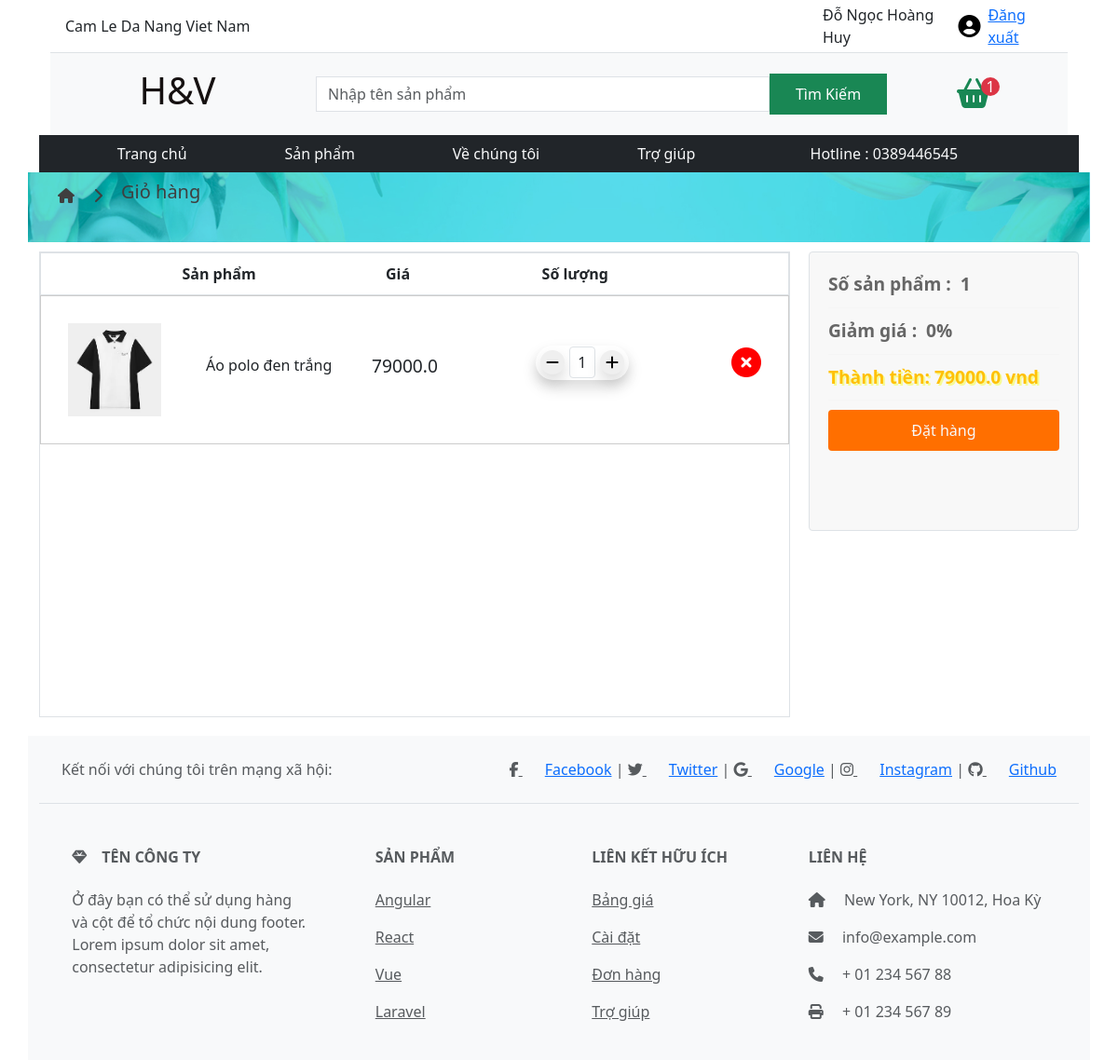
Page /cart/ (signed in) on the committed database.
### myshop/models.py (models this page shows, shortened)
class Customer(models.Model):
    user = models.OneToOneField(User, on_delete=models.CASCADE, null=True, blank=True)
    name = models.CharField(max_length=200, null=True)
    phone = models.CharField(max_length=20, blank=True, null=True)
    email = models.CharField(max_length=255, blank=True, null=True)
    address = models.CharField(max_length=255, blank=True, null=True)

class CartItem(models.Model):
    cart = models.ForeignKey(Cart, on_delete=models.CASCADE)
    product = models.ForeignKey(Product, on_delete=models.CASCADE)
    quantity = models.PositiveIntegerField(default=1)

class Product(models.Model):
    name = models.CharField(max_length=200, null=True)
    price = models.IntegerField()
    image = models.ImageField(upload_to='product/images/')
    category = models.CharField(max_length=100 ,null=True)
    description = models.CharField(max_length=200, null=True)

### myshop/views.py (the view, shortened to what this page needs)
# urls.py: path('cart/', views.cart, name='cart_detail'),
def cart(request):
    customer = Customer.objects.get(user=request.user)  # Lấy thông tin khách hàng dựa trên người dùng hiện tại
    if request.user.is_authenticated:
        cart, created = Cart.objects.get_or_create(user=request.user)
        items = cart.cartitem_set.all()
        total_price = 0
        total_quality = 0
        discount = 0
        for item in items:
            total_price += item.product.price * item.quantity
            total_quality += item.quantity
            if total_quality >= 5 :
                discount = 10
                total_price = (total_price*0.9)
        context = {
            'customer':customer,
            'items': items,
            'total_price': total_price,
            'total_quality':total_quality,
            'discount':discount,
            'search_form' : search_form,
        }
        return render(request, 'cart.html', context)
    else:
        messages.error(request, "Vui lòng đăng nhập để thêm sản phẩm vào giỏ hàng.")
        return redirect('/login')

### myshop/forms.py
class ProductSearchForm(forms.Form):
    search_item = forms.CharField(label="", widget=forms.TextInput(attrs={'class': 'form-control rounded-0 search-input', 'placeholder': 'Nhập tên sản phẩm'}))

### templates/cart.html (shortened to what this page needs)
<!DOCTYPE html>
{% extends "base.html"%}
{% load static %}
{% block content%}
<div class=" banner0 container-lg  ">
    <div class="bannerinfos container-xxl d-flex">
        <i class="fa-solid fa-house fa-xxl"></i>
        <i class="fa-solid fa-chevron-right"></i>
        <h5>Giỏ hàng</h5>
    </div>
</div>
<div class="container-lg d-flex justify-content-center accordion ">
    <div class="shopping-cart border">
        <div class="shopping-cart-title d-flex justify-content-evenly b-l border">
            <b style="margin-left: 50px;">Sản phẩm</b>
            <b class="ms-5">Giá</b>
            <b style="margin-left: 50px;">Số lượng</b>
        </div>
        {% for item in items %}
        <div class="shopping-cart-items">
            <div class="shopping-cart-items-item">
                <div class="d-flex align-items-center gap-5" style="width: 240px;">
                   <img src="{{ item.product.image.url }}" alt="{{ item.product.name }}" style="width: 100px; height: auto;">
                    <div>
                        <h3 style="width: 160px; font-size: 1rem;">{{ item.product.name }}</h3>
                    </div>
                </div>
                <h2 style="width: 100px; font-size: 1.2rem;">{{ item.product.price }}</h2>
                <div class="quantity mb-3 d-flex justify-content-between align-items-center shadow me-4">
                    <form method="POST" action="{% url 'cart_detail' %}">
                        <button class="rounded-circle shadow border-0 " type="submit" name="action" value="minus"><i
                                class="fa-solid fa-minus"></i></button>
                    </form>
                    <p class="border rounded-1  d-1 p-1 m-0 w-50 text-center ">{{ item.quantity }}</p>
                    <form method="POST" action="{% url 'cart_detail' %}">
                        <button class="rounded-circle shadow border-0 " type="submit" name="action" value="plus"><i
                                class="fa-solid fa-plus"></i></button>
                    </form>
                </div>
                <form method="POST" action="{% url 'cart_detail' %}">
                    <button class="mb-3 border-0 bg-none cart-remove" type="submit" name="action" value="delete"><i
                            class="fa-solid fa-circle-xmark fa-2xl" style="color: #ff0000;"></i>
                    </button>
                </form>
            </div>
        </div>
        {% endfor %}
    </div>
    <div class="shopping-total d-flex border">
        <div class="d-flex justify-content-between">
            <span style="font-size:1.2rem ;">Số sản phẩm : &nbsp;{{total_quality}}</span>
        </div>
        <hr />
        <div class="d-flex justify-content-between">
            <span style="font-size:1.2rem ;"> Giảm giá : &nbsp;{{discount}}% </span>
        </div>
        <hr />
        <div class="d-flex justify-content-between">
            <b style="font-size:1.2rem ; text-shadow: 2px 2px 0px rgba(246, 255, 0, 0.402);"
                class="text-warning  ">Thành tiền: {{ total_price }} vnd</b>
        </div>
        <hr />
        {% if user.is_authenticated %}
        <button type="submit" class="order-button"> <a class="text-light text-decoration-none"
                href="{% url 'check_item' %}">Đặt
                hàng</a></button>
        {% else %}
        Vui lòng đăng nhập
        {% endif %}
    </div>
</div>
{% endblock %}

### templates/base.html (shortened to what this page needs)
<!DOCTYPE html>
{% load static %}
<html>
<head>
    <link rel="stylesheet" href="{% static 'css/carta.css' %}">
    <link rel="stylesheet" href="{% static 'css/cards.css' %}">
    <link rel="stylesheet" href="{% static 'css/banner.css' %}">
    <link rel="stylesheet" href="{% static './css/bootstrap.min.css' %}">
    <link rel="stylesheet" href="https://cdn.jsdelivr.net/npm/bootstrap@5.3.2/dist/css/bootstrap.min.css"
>
    <link rel="stylesheet" href="https://cdnjs.cloudflare.com/ajax/libs/font-awesome/6.5.1/css/all.min.css"
 />
</head>
<body>
    <div class=" bg-white container-fluid d-flex justify-content-center" style="z-index: 99999;">
        <div class="bg-white position-fixed container-lg" style=" z-index: 9999">
            <header class="container-fluid">
                <div class="container-lg ">
                    <div class="row border-bottom p-1">
                        <div class="col-7 d-flex align-items-center">
                            Cam Le Da Nang Viet Nam
                        </div>
                        <div class="col-2"></div>
                        <div class="col-3 d-flex align-items-center gap-2 justify-content-end">
                            {% if user.is_authenticated%}
                            {{customer.name}}
                            <a href="{% url 'user_profile'%}"><i class="fa-solid fa-circle-user fa-xl"
                                    style="color: #000000;"></i></a>
                            <a href="{% url 'logout' %}">Đăng xuất</a>
                            {% endif%}
                        </div>
                    </div>
                    <div class="row bg-light">
                        <h1 class="logo col-3 d-flex align-items-center justify-content-center p-3" style="background-image: url('https://encrypted-tbn0.gstatic.com/images?q=tbn:ANd9GcS4zgWZeN1iCZzOBwhwVOtX_4k857hMeMIbSn20oaQM2o6LSieiENsBNxWcG56o8cxMQSc&usqp=CAU');
                        background-clip:text;
                        color:transparent;
                        background-color:rgb(21, 16, 16);">
                        </h1>
                        <form class="col-7 d-flex align-items-center justify-content-center" method="get"
                            action="{% url 'search_results' %}">
                            {{ search_form.search_item }}
                            <button type="submit" class="btn btn-success rounded-0 h-50 w-25  ">Tìm Kiếm</button>
                        </form>
                        <div class="col-2 d-flex align-items-center justify-content-center">
                            <a class="border-0 " href="/cart/">
                                <i class="fas fa-shopping-basket fa-2x text-success"
                                    style="transition: color 0.3s;"></i>
                            </a>
                            <p class="position-relative  text-bg-danger text-center d-flex align-items-center justify-content-center    "
                                style="border-radius: 100%;width: 20px; height: 20px; left: -10px; ">{{total_quality }}
                            </p>
                        </div>
                    </div>
                </div>
            </header>
            <nav class="container-lg bg-dark p-2 m-0" style="z-index: 9999;">
                <div class="row justify-content-around  ">
                    <div class="col-sm-8 col-lg-8 d-flex justify-content-around ">
                        <a href="/" class="text-decoration-none text-light">Trang
                            chủ </a>
                        <a href="/product/" class="text-decoration-none text-light">Sản
                            phẩm</a>
                       <a href="{% url 'about' %}" class="text-decoration-none text-light">Về chúng tôi</a>
                       <a href="{% url 'help' %}" class="text-decoration-none text-light">Trợ giúp</a>
                    </div>
                    <div class="col-3 d-md-block d-none text-light d-flex justify-content-center ">
                        <p class=" m-0">Hotline : 0389446545</p>
                    </div>
                </div>
            </nav>
        </div>
    </div>
    <div class="d-flex justify-content-center flex-column">
        {% block content %} {% endblock %}
    </div>
    <footer class="text-center d-md-block d-none container-lg text-lg-start bg-body-tertiary text-muted">
        <section class="d-flex justify-content-center justify-content-lg-between p-4 border-bottom">
            <div class="me-5 d-none d-lg-block">
                <span>Kết nối với chúng tôi trên mạng xã hội:</span>
            </div>
            <div>
                <a href class="me-4 text-reset" >
                    <i class="fab fa-facebook-f"></i>
                    <a href="https://facebook.com/dongochoanghuy" target="_blank">Facebook</a> |
                </a>
                <a href class="me-4 text-reset">
                    <i class="fab fa-twitter"></i>
                    <a href="https://x.com/katyperry?s=09" target="_blank">Twitter</a> |
                </a>
                <a href class="me-4 text-reset">
                    <i class="fab fa-google"></i>
                     <a href="https://www.google.com/" target="_blank">Google</a>  |
                </a>
                <a href class="me-4 text-reset">
                    <i class="fab fa-instagram"></i>
                    <a href="https://www.instagram.com/dnh_hyy?igsh=MWJpcWcxbGcwb3E4MQ==" target="_blank">Instagram</a> |
                </a>
                <a href class="me-4 text-reset">
                    <i class="fab fa-github"></i>
                    <a href="https://github.com/" target="_blank">Github</a>
                </a>
            </div>
        </section>
        <section class>
            <div class="container text-center text-md-start mt-5">
                <div class="row mt-3">
                    <div class="col-md-3 col-lg-4 col-xl-3 mx-auto mb-4">
                        <h6 class="text-uppercase fw-bold mb-4">
                            <i class="fas fa-gem me-3"></i>Tên công ty
                        </h6>
                        <p>
                            Ở đây bạn có thể sử dụng hàng và cột để tổ chức
                            nội dung footer.
                            Lorem ipsum
                            dolor sit amet, consectetur adipisicing elit.
                        </p>
                    </div>
                    <div class="col-md-2 col-lg-2 col-xl-2 mx-auto mb-4">
                        <h6 class="text-uppercase fw-bold mb-4">
                            Sản phẩm
                        </h6>
                        <p>
                            <a href="#!" class="text-reset">Angular</a>
                        </p>
                        <p>
                            <a href="#!" class="text-reset">React</a>
                        </p>
                        <p>
                            <a href="#!" class="text-reset">Vue</a>
                        </p>
                        <p>
                            <a href="#!" class="text-reset">Laravel</a>
                        </p>
                    </div>
                    <div class="col-md-3 col-lg-2 col-xl-2 mx-auto mb-4">
                        <h6 class="text-uppercase fw-bold mb-4">
                            Liên kết hữu ích
                        </h6>
                        <p>
                            <a href="#!" class="text-reset">Bảng giá</a>
                        </p>
                        <p>
                            <a href="#!" class="text-reset">Cài đặt</a>
                        </p>
                        <p>
                            <a href="#!" class="text-reset">Đơn hàng</a>
                        </p>
                        <p>
                            <a href="#!" class="text-reset">Trợ giúp</a>
                        </p>
                    </div>
                    <div class="col-md-4 col-lg-3 col-xl-3 mx-auto mb-md-0 mb-4">
                        <h6 class="text-uppercase fw-bold mb-4">Liên hệ</h6>
                        <p><i class="fas fa-home me-3"></i> New York, NY
                            10012, Hoa Kỳ</p>
                        <p>
                            <i class="fas fa-envelope me-3"></i>
                            info@example.com
                        </p>
                        <p><i class="fas fa-phone me-3"></i> + 01 234 567
                            88</p>
                        <p><i class="fas fa-print me-3"></i> + 01 234 567
                            89</p>
                    </div>
                </div>
            </div>
        </section>
    </footer>
</body>
</html>

### static/css/carta.css (style rules this page uses)
.quantity { margin-left: -10px; }
.shopping-cart { width: 1000px; min-height: 500px; align-items: center; margin-bottom: 20px; }
.shopping-cart .shopping-cart-title { display: flex; justify-content: space-between; border: 1px solid #ccc; padding: 10px; font-size: medium; }
.shopping-cart .shopping-cart-title { width: 100%; }
.shopping-cart .shopping-cart-items .shopping-cart-items-item { display: flex; align-items: center; border: 1px solid #ccc; padding: 29px; margin-bottom: 10px; width: 100%; justify-content: space-between; }
.quantity { padding: 5px; width: 100px; height: 37px; border-radius: 20px; display: flex; align-items: center; justify-content: space-between; }
.shopping-total { display: flex; flex-direction: column; justify-content: flex-start; width: 350px; height: 300px; padding: 20px; margin-left: 20px; border: 1px solid #eaeaea; border-radius: 4px; background-color: #f8f8f8; }
.shopping-total hr { margin: 10px 0; border: none; border-top: 1px solid #eaeaea; }
.shopping-total .d-flex { display: flex; justify-content: space-between; align-items: center; font-size: 16px; color: #666; }
.shopping-total .d-flex span:first-child { font-weight: bold; }
.shopping-total .order-button { background-color: #ff6f00; color: #fff; padding: 10px 20px; border: none; border-radius: 4px; font-size: 16px; cursor: pointer; transition: background-color 0.3s ease; }
.shopping-cart-items { display: flex; flex-direction: column; }
.shopping-cart-items .shopping-cart-items-item { display: flex; align-items: center; gap: 5px; width: 240px; }
.shopping-cart-items .shopping-cart-items-item h2 { width: 180px; font-size: 1.5rem; }
.shopping-cart-items .quantity { display: flex; align-items: center; gap: 5px; }
.shopping-cart-items .cart-remove { border: none; background-color: transparent; cursor: pointer; padding: 0; }

### static/css/banner.css (style rules this page uses)
.banner0 { background-image: url("../image/banner.jpg"); height: 100px; background-size: cover; margin: 10px 0; background-color: #56dbed; background-blend-mode: multiply; }
.banner0 .bannerinfos { height: 100px; display: flex; align-items: center; justify-content: left; padding-left: 20px; color: #3f3f3f; font-size: 1.6rem; gap: 20px; }
.banner0 .bannerinfos i { font-size: 1rem; }
* { z-index: 1; }

### rows in the picture
Customer: name "Đỗ Ngọc Hoàng Huy"
CartItem: product.image (picture), product.name "Áo polo đen trắng", product.price "79000.0", quantity "1"

### other values in the picture
{{ total_quality }} "1"
{{ discount }} "0"
{{ total_price }} "79000.0"
